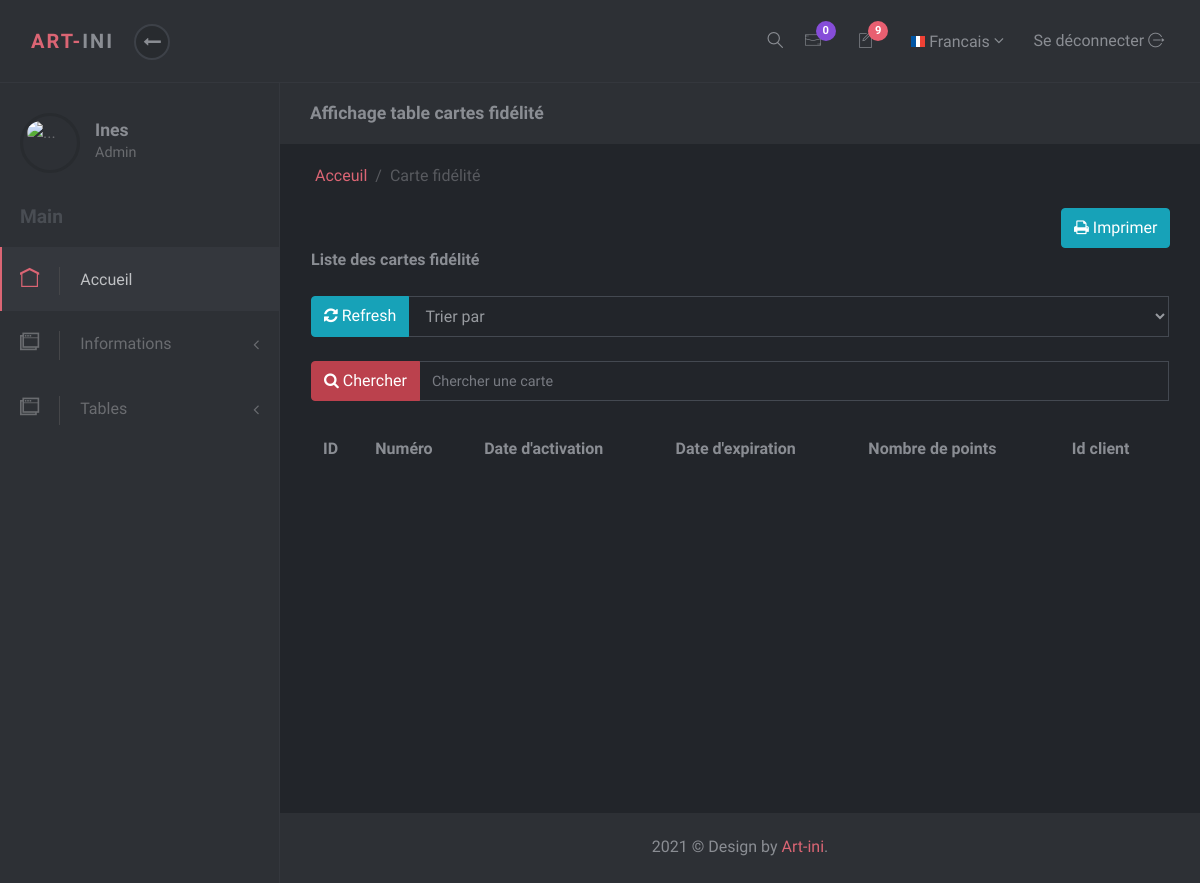
Before: /Views/Back/afficher_carte.php (signed in) with the older database file.
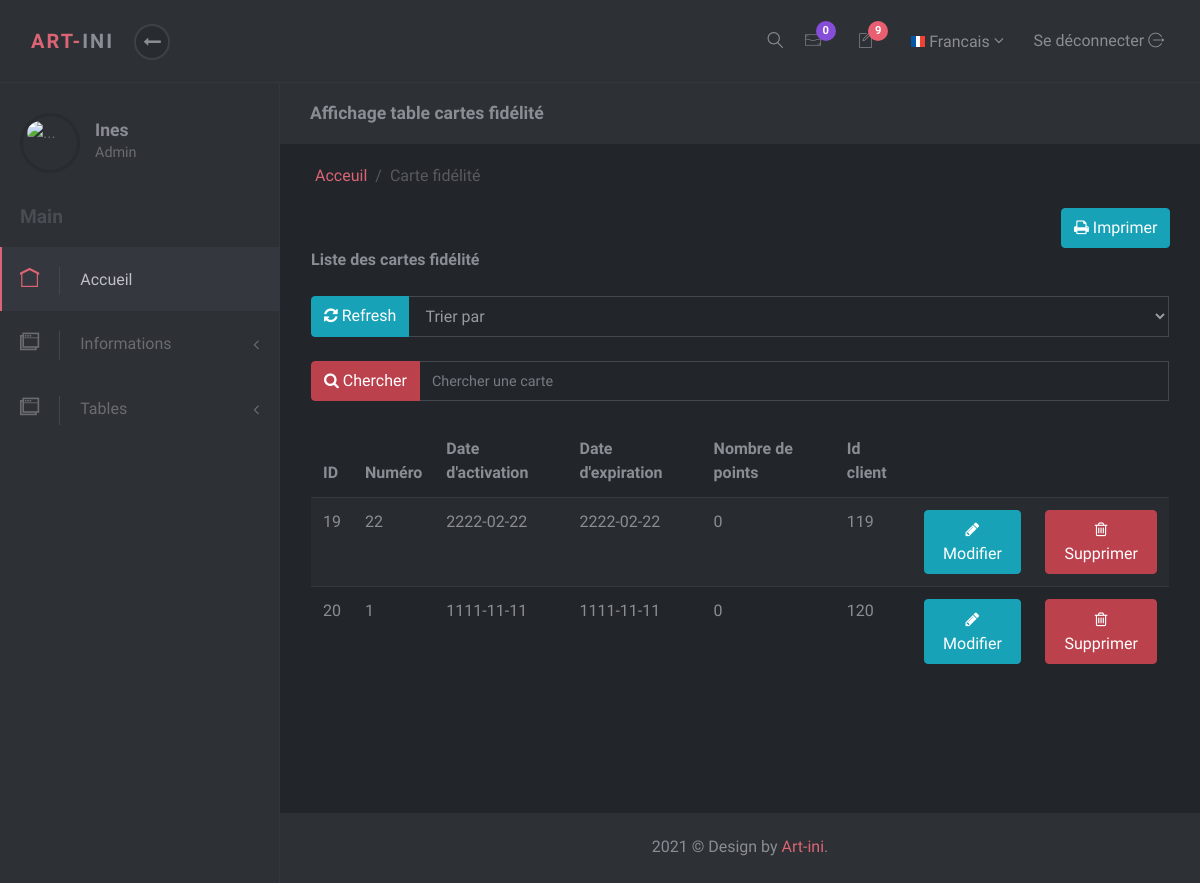
After: the same page with the newer database file.
### tables this page shows
CREATE TABLE `carte` (
  `Identifiant` int(11) NOT NULL,
  `numero` int(11) NOT NULL,
  `Date_activation` date NOT NULL,
  `Date_expiration` date NOT NULL,
  `nbptn` int(11) NOT NULL,
  `idclient` int(11) NOT NULL
);

### Views/Back/afficher_carte.php (the view, shortened to what the changed rows need)
<?php
    $db=config::getConnexion();
    $result=$db->query('SELECT * FROM carte');
    if (isset($_GET['search'])&& !empty($_GET['search']))
    {
        $result=$db->query('SELECT * FROM carte WHERE numero like \'%'.$_GET['search'].'%\'');
    }else
    {
        $result=$db->query('SELECT * FROM carte');
    }
    ?>
<!DOCTYPE html>
<html>
<head>
    <link rel="stylesheet" href="Assets/vendor/bootstrap/css/bootstrap.min.css">
    <link rel="stylesheet" href="Assets/vendor/font-awesome/css/font-awesome.min.css">
    <link rel="stylesheet" href="Assets/css/font.css">
    <link rel="stylesheet" href="Assets/css/style.default.css" id="theme-stylesheet">
    <link rel="stylesheet" href="Assets/css/custom.css">
    <link rel="stylesheet" type="text/css" href="Assets/css/style.css">
</head>
<body>
    <div class="d-flex align-items-stretch">
        <nav id="sidebar">
            <div class="sidebar-header d-flex align-items-center">
                <div class="title">
                    <h1 class="h5"> <?php echo $_SESSION['name']; ?> </h1>
                </div>
            </div>
        </nav>
        <div class="page-content">
            <div class="page-header no-margin-bottom">
                <div class="container-fluid">
                    <h2 class="h5 no-margin-bottom">Affichage table cartes fidélité</h2>
                </div>
            </div>
            <section>
                <div class="container">
                    <div class="table-responsive">
                        <table class="table table-striped table-hover">
                            <thead>
                                <tr>
                                    <th>ID</th>
                                    <th>Numéro</th>
                                    <th>Date d'activation</th>
                                    <th>Date d'expiration</th>
                                    <th>Nombre de points</th>
                                    <th>Id client</th>
                                </tr>
                            </thead>
                            <tbody id="tableau">
                            <?php while ($row = $result->fetch()) {
                                    ?>
                        <tr>
                            <td> <?php echo $row['Identifiant']; ?></td>
                            <td> <?php echo $row['numero']; ?></td>
                            <td><?php echo $row['Date_activation']; ?></td>
                            <td><?php echo $row['Date_expiration']; ?></td>
                            <td><?php echo $row['nbptn']; ?></td>
                            <td><?php echo $row['idclient']; ?></td>
                        <td>
                        <a href="modifier_carte.php?edit=<?php echo $row['Identifiant']; ?>&edit2=<?php echo $row['Date_activation']; ?>&edit3=<?php echo $row['Date_expiration']; ?>&edit4=<?php echo $row['nbptn']; ?>&edit5=<?php echo $row['idclient']; ?>" class="btn btn-info btn-xs"><i class="fa fa-pencil"></i> Modifier</a> </td>
                       <td> <a href="afficher_carte.php?delete=<?php echo $row['idclient']; ?>" class="btn btn-danger btn-xs"><i class ="fa fa-trash-o"> </i> Supprimer</a> </td>
                        </tr>
										<?php
										}
										?>
                            </tbody>
                        </table>
                    </div>
                </div>
            </section>
        </div>
    </div>
</body>
</html>
</html>

Changed rows visible on the page:
added carte: Identifiant "19", numero "22", Date_activation "2222-02-22", Date_expiration "2222-02-22", nbptn "0", idclient "119"
added carte: Identifiant "20", numero "1", Date_activation "1111-11-11", Date_expiration "1111-11-11", nbptn "0", idclient "120"
